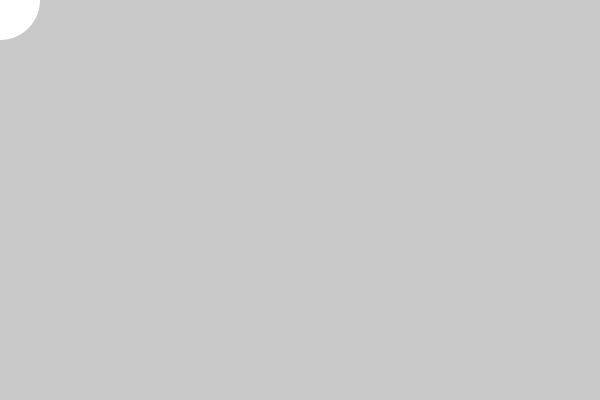
Frame 1 (no input)
Frame 60 (the mouse pressed at the canvas centre just before this capture): identical to frame 1, image omitted
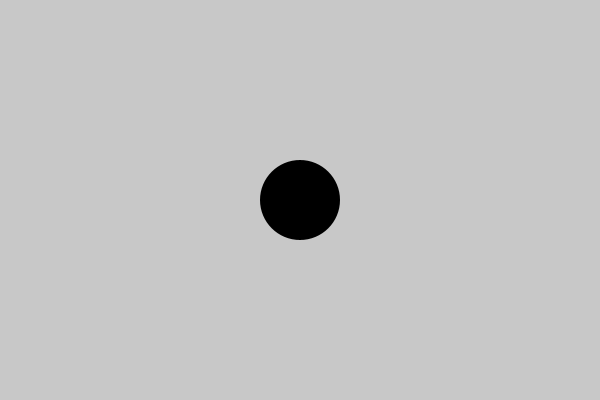
Frame 120 (the mouse held since frame 60 and released just before this capture)

The Processing sketch that drew these frames (run headless with seeded random() and noise(); from frame 60 on, the mouse is pressed at the canvas centre):

// Processing sketch: lecture_11_02_mouse_introduction2
// ── lecture_11_02_mouse_introduction2.pde
// mouse interaction
// mousePressed variable

void setup() {
  size(600, 400);
  noStroke();
}

void draw() {
  background(200);

  if (mousePressed) {
    fill(0);
  } else {
    fill(255);
  }

  ellipse(mouseX, mouseY, 80, 80);
}
